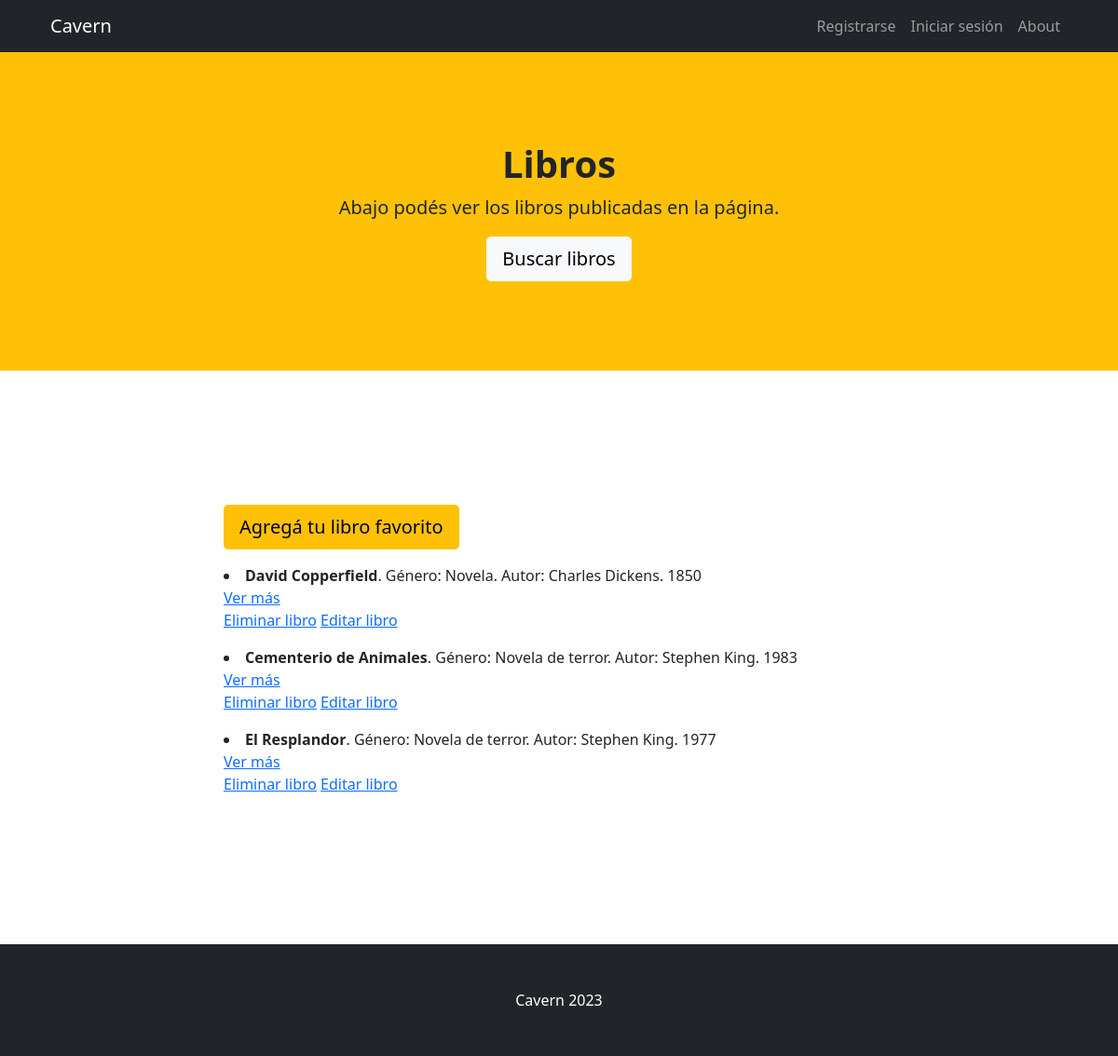
Page /SPL/libros/ on the earlier database version.
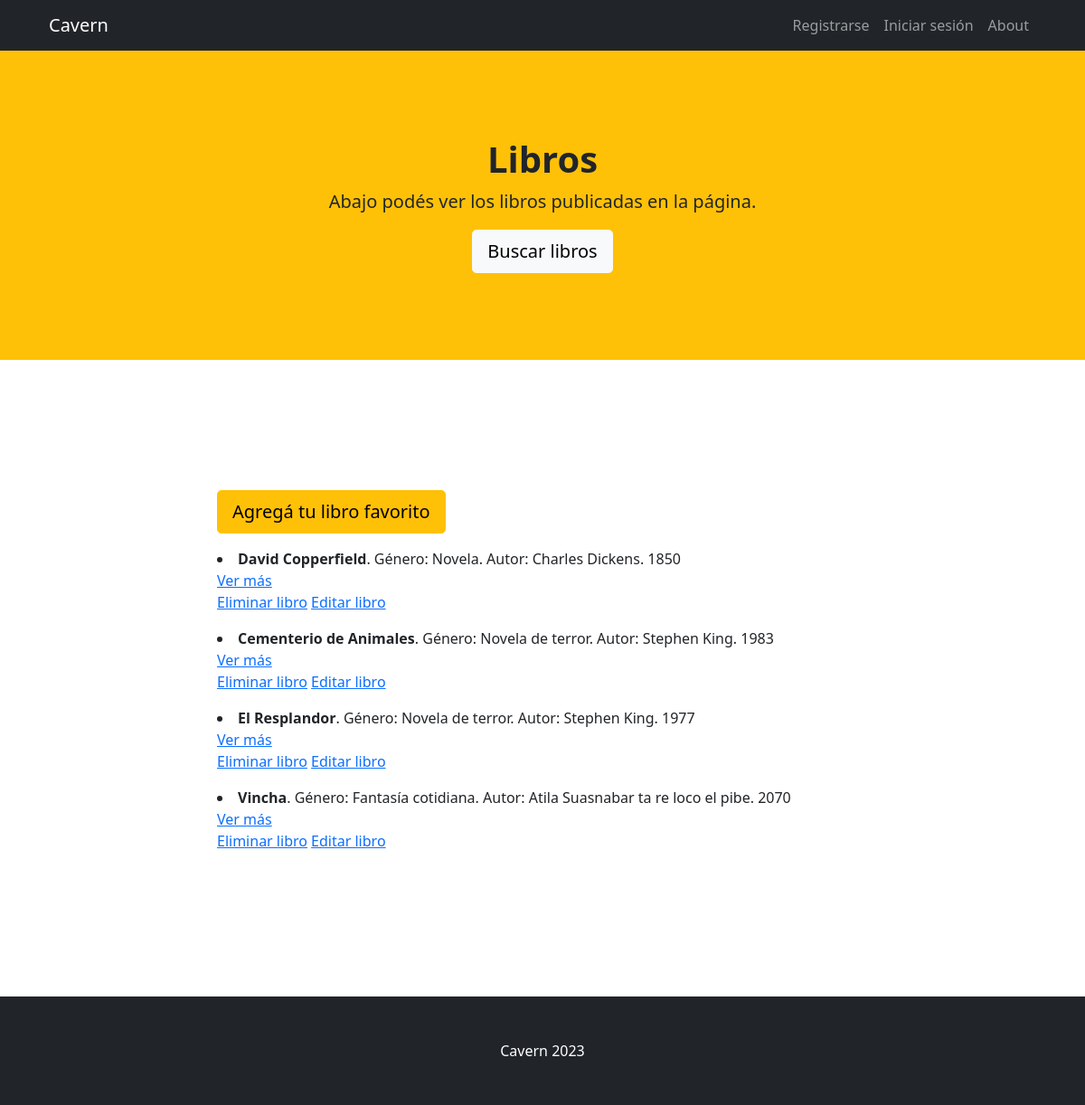
Same page on the later database version.
### SPL/models.py (models this page shows)
class Libro(models.Model):
    nombre = models.CharField(max_length=50)
    genero = models.CharField(max_length=40)
    autor = models.CharField(max_length =50)
    año = models.IntegerField()
    sinopsis = models.TextField(default=0)

### SPL/views.py (the view)
# urls.py: path('libros/', verLibros, name="Libros"),
def verLibros(request):
    todos_libros = Libro.objects.all()
    return render(request, 'SPL/verLibros.html', {'todos_libros':todos_libros})

### SPL/templates/SPL/verLibros.html
{% extends 'SPL/padre.html' %}
{% load static %}
{% block titulo %}
    <h1 class="fw-bolder">Libros</h1>
    <p class="lead">Abajo podés ver los libros publicadas en la página.</p>
    <a class="btn btn-lg btn-light" href="{% url 'busquedaLibro' %}">Buscar libros</a>
{% endblock %}
{% block sobreLaPagina %}
    <a class="btn btn-lg btn-warning" href="{% url 'agregar_libro' %}">Agregá tu libro favorito</a>
    {% for libro in todos_libros %}
        <p><li><strong>{{libro.nombre}}</strong>. Género: {{libro.genero}}. Autor: {{libro.autor}}. {{libro.año}}</li>
            <a href="{% url 'infoseries' %}">Ver más</a>
        <p>
        <a href="{% url 'eliminarlibro' libro.nombre %}">Eliminar libro</a>
        <a href="{% url 'editar libro' libro.nombre %}">Editar libro</a>
        </p> </p>
    {% endfor %}
{% endblock %}

Differences in the rows shown:
added Libro: nombre "Vincha", genero "Fantasía cotidiana", autor "Atila Suasnabar ta re loco el pibe", año "2070"
